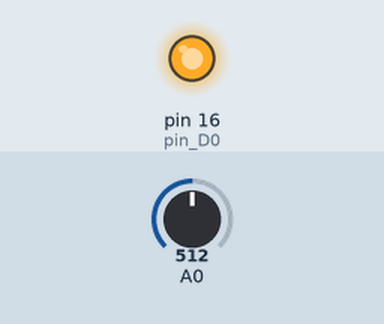
Recording of a sketch running on a simulated Arduino Uno, built with avr-gcc and run on an emulated ATmega328P. Parts: output pins drawn as LEDs (lit = HIGH). The test bench sets the inputs (shaded band); at power-on: A0 = 512. What the sketch prints to the serial monitor is not drawn.

Above: at 0.1 s.
Timing chart, 0 to 1.6 s (numbered marks = the images above):
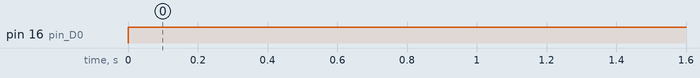

Measured:
- by itself, pin 16 (pin_D0): LOW → HIGH at 0.00 s

The sketch:

Lm35_in_D1.ino
```cpp
int pin_D0 = 16;

void setup() {
  Serial.begin(9600);
  pinMode(pin_D0, OUTPUT);
  }

void loop() {
  digitalWrite(pin_D0, HIGH);
  float temperature = analogRead(A0)* 0.27;
  Serial.print("Temperature is C ");
  Serial.println(temperature);

  delay(2000);
  }
```
